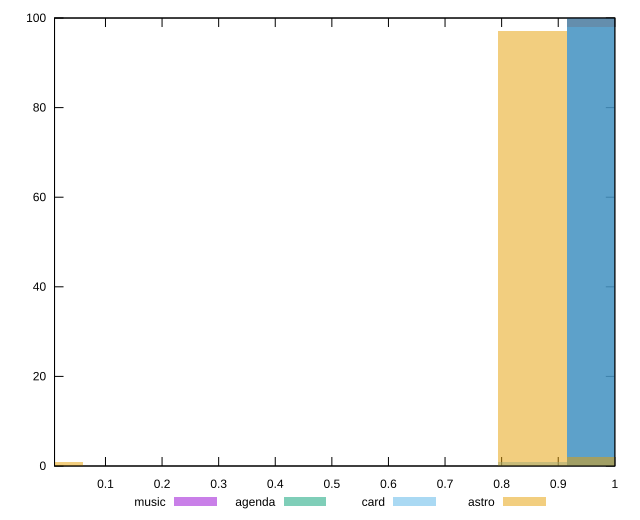

Here is the gnuplot script that generated this plot:
reset

$music <<EOF
0.9756973789724734 100
EOF

$agenda <<EOF
0.9756973789724734 100
EOF

$card <<EOF
0.9756973789724734 98
0.8537352066009143 1
EOF

$astro <<EOF
0.8537352066009143 97
0.9756973789724734 2
0 1
EOF

set key outside below
set boxwidth 0.12196217237155918
set xrange [0.01:1]
set yrange [0:100]
set trange [0:100]
set style fill transparent solid 0.5 noborder
set terminal svg size 640, 520 enhanced background rgb 'white'
set output "reports/report_00030_2021-02-24T20-42-31.540Z/cumulative-layout-shift/comparison/histogram/all_score.svg"

plot $music title "music" with boxes, \
     $agenda title "agenda" with boxes, \
     $card title "card" with boxes, \
     $astro title "astro" with boxes

reset
